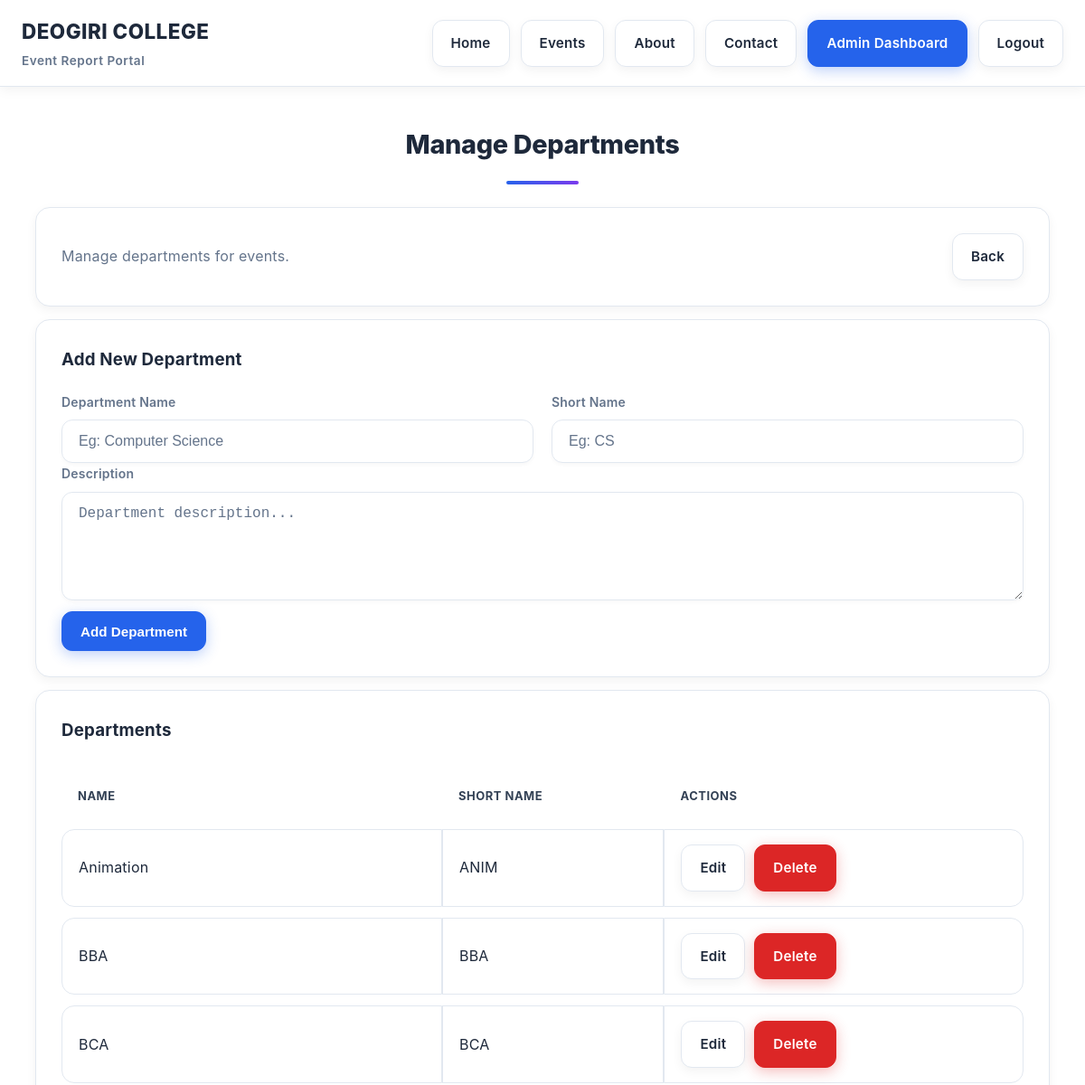
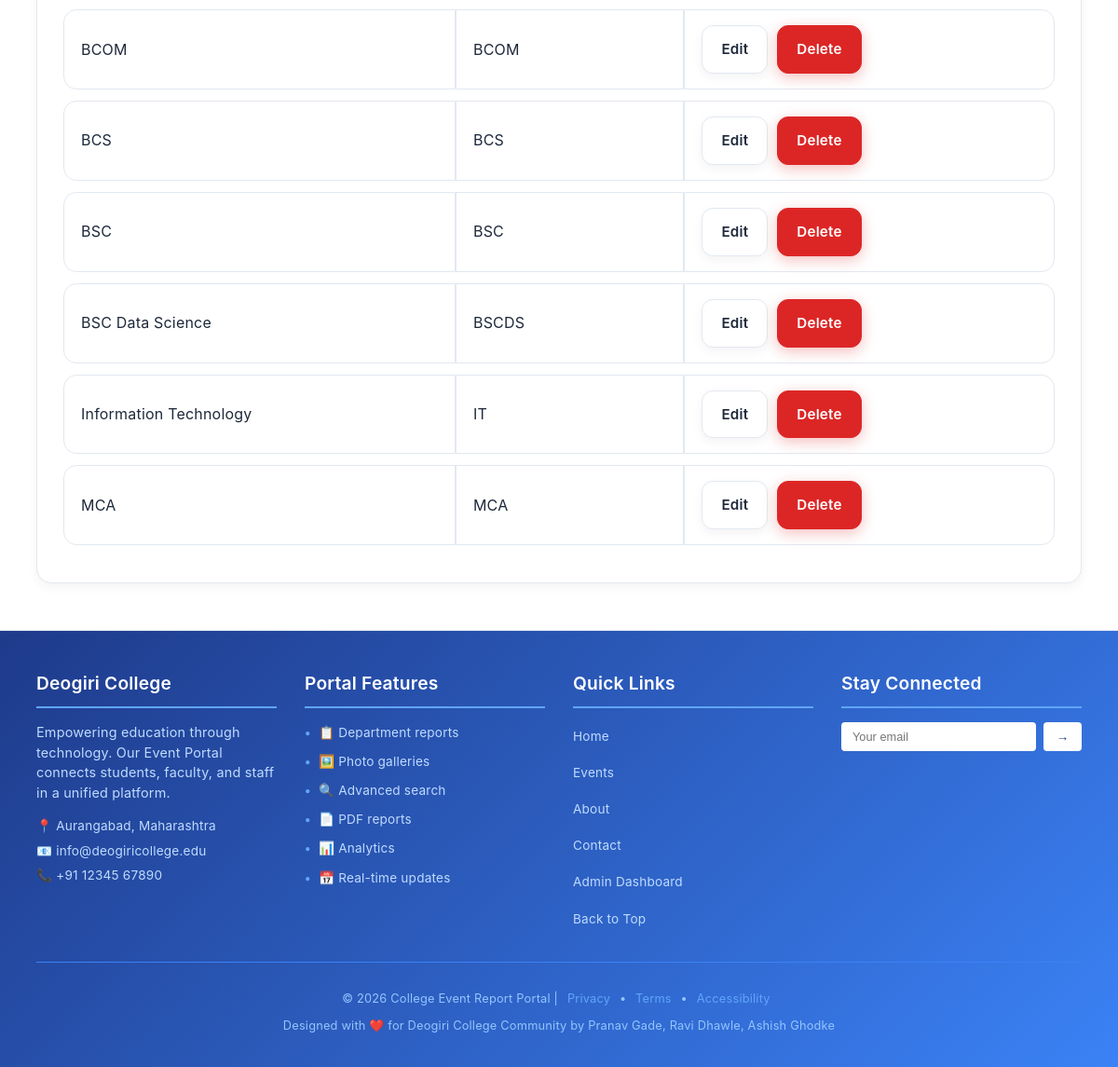
The page /admin/departments.php (signed in) on the database its author committed (2 pictures, top to bottom).
### tables this page shows
CREATE TABLE IF NOT EXISTS departments (
  id INT AUTO_INCREMENT PRIMARY KEY,
  name VARCHAR(100) NOT NULL UNIQUE,
  short_name VARCHAR(30) NULL,
  created_at TIMESTAMP DEFAULT CURRENT_TIMESTAMP
);

### includes/auth.php (called while the page is built, shortened)
<?php
require_once __DIR__ . '/db.php';
function is_admin_logged_in(): bool
{
    return isset($_SESSION['admin_id']);
}

### includes/db.php (called while the page is built, shortened)
<?php
function db(): PDO
{
    static $pdo = null;
    $dbCandidates = array_values(array_unique([
        DB_NAME,
        'event_portal',
        'event_report',
    ]));
    foreach ($dbCandidates as $dbName) {
        try {
            $dsn = 'mysql:host=' . DB_HOST . ';dbname=' . $dbName . ';charset=utf8mb4';
            $pdo = new PDO($dsn, DB_USER, DB_PASS, [
                PDO::ATTR_ERRMODE => PDO::ERRMODE_EXCEPTION,
                PDO::ATTR_DEFAULT_FETCH_MODE => PDO::FETCH_ASSOC,
                PDO::ATTR_EMULATE_PREPARES => false,
            ]);
            $hasEvents = $pdo->query("SHOW TABLES LIKE 'events'")->fetch();
            break;
        } catch (PDOException $e) {
            $lastError = $e;
            $pdo = null;
        }
    }
    try {
        $col = $pdo->query("SHOW COLUMNS FROM events LIKE 'featured'")->fetch();
    } catch (Throwable $e) {
    }
    try {
        $col = $pdo->query("SHOW COLUMNS FROM event_photos LIKE 'caption'")->fetch();
    } catch (Throwable $e) {
    }
    try {
        $pdo->exec(
            "CREATE TABLE IF NOT EXISTS attendance_photos (
              id INT AUTO_INCREMENT PRIMARY KEY,
              event_id INT NOT NULL,
              file_name VARCHAR(255) NOT NULL,
              file_path VARCHAR(500) NOT NULL,
              uploaded_at TIMESTAMP DEFAULT CURRENT_TIMESTAMP,
              CONSTRAINT fk_attendance_event FOREIGN KEY (event_id) REFERENCES events(id) ON DELETE CASCADE,
              UNIQUE KEY uq_attendance_event (event_id)
            )"
        );
    } catch (Throwable $e) {
    }
    return $pdo;
}
function h(?string $value): string
{
    return htmlspecialchars((string)$value, ENT_QUOTES, 'UTF-8');
}

### admin/departments.php (the view, shortened to what this page needs)
<?php
require_once __DIR__ . '/../includes/header.php';
$departments = db()->query('SELECT * FROM departments ORDER BY name ASC')->fetchAll();
?>
<h2 class="section-title">Manage Departments</h2>
<section class="card">
    <div style="display:flex;gap:10px;flex-wrap:wrap;align-items:center;justify-content:space-between">
        <div class="muted">Manage departments for events.</div>
        <div style="display:flex;gap:10px;flex-wrap:wrap">
            <a class="btn" href="<?php echo BASE_URL; ?>/admin/dashboard.php">Back</a>
        </div>
    </div>
</section>
<section class="card" style="margin-top:14px">
    <h3 style="margin-top:0">Add New Department</h3>
    <form method="post">
        <div class="grid">
            <div class="field" style="grid-column: span 6">
                <label>Department Name</label>
                <input class="input" name="name" placeholder="Eg: Computer Science" required />
            </div>
            <div class="field" style="grid-column: span 6">
                <label>Short Name</label>
                <input class="input" name="short_name" placeholder="Eg: CS" />
            </div>
        </div>
        <div class="field" style="grid-column:1/-1">
            <label>Description</label>
            <textarea name="description" class="input" placeholder="Department description..." style="min-height: 120px;"></textarea>
        </div>
        <div style="margin-top:12px">
            <button class="btn primary" type="submit" name="add_dept">Add Department</button>
        </div>
    </form>
</section>
<section class="card" style="margin-top:14px">
    <h3 style="margin-top:0">Departments</h3>
    <table class="table">
        <thead>
            <tr>
                <th>Name</th>
                <th>Short Name</th>
                <th>Actions</th>
            </tr>
        </thead>
        <tbody>
            <?php foreach ($departments as $dept): ?>
                <tr>
                    <td><?php echo h($dept['name']); ?></td>
                    <td><?php echo h($dept['short_name'] ?? ''); ?></td>
                    <td style="display:flex;gap:10px;flex-wrap:wrap">
                        <a class="btn" href="#edit_<?php echo (int)$dept['id']; ?>" onclick="document.getElementById('edit_form_<?php echo (int)$dept['id']; ?>').style.display='block';return false;">Edit</a>
                        <a class="btn danger" data-confirm="Delete this department?" href="?delete_id=<?php echo (int)$dept['id']; ?>">Delete</a>
                    </td>
                </tr>
            <?php endforeach; ?>
        </tbody>
    </table>
</section>
<?php require_once __DIR__ . '/../includes/footer.php'; ?>

### includes/header.php (shortened to what this page needs)
<?php
require_once __DIR__ . '/db.php';
require_once __DIR__ . '/auth.php';
?>
<!doctype html>
<html lang="en">
<head>
  <link rel="stylesheet" href="<?php echo BASE_URL; ?>/assets/style-light.css" />
</head>
<body>
  <header class="nav <?php echo (strpos($_SERVER['REQUEST_URI'] ?? '', '/admin/') !== false) ? 'admin-nav' : ''; ?>">
    <div class="container nav-inner">
      <div class="brand">
        DEOGIRI COLLEGE
        <small>Event Report Portal</small>
      </div>
      <nav class="nav-links">
        <a class="btn" href="<?php echo BASE_URL; ?>/index.php">Home</a>
        <a class="btn" href="<?php echo BASE_URL; ?>/events.php">Events</a>
        <a class="btn" href="<?php echo BASE_URL; ?>/about.php">About</a>
        <a class="btn" href="<?php echo BASE_URL; ?>/contact.php">Contact</a>
        <?php if (is_admin_logged_in()): ?>
          <a class="btn primary" href="<?php echo BASE_URL; ?>/admin/dashboard.php">Admin Dashboard</a>
          <a class="btn" href="<?php echo BASE_URL; ?>/admin/logout.php">Logout</a>
        <?php else: ?>
          <a class="btn primary" href="<?php echo BASE_URL; ?>/admin/login.php">Admin Login</a>
        <?php endif; ?>
      </nav>
    </div>
  </header>
  <main class="container">

### includes/footer.php (shortened to what this page needs)
  </main>
  <footer class="footer">
    <div class="container">
      <div class="footer-content">
        <div class="footer-section">
          <h3>Deogiri College</h3>
          <p>Empowering education through technology. Our Event Portal connects students, faculty, and staff in a unified platform.</p>
          <div class="contact-info">
            <p>📍 Aurangabad, Maharashtra</p>
            <p>📧 info@deogiricollege.edu</p>
            <p>📞 +91 12345 67890</p>
          </div>
        </div>
        <div class="footer-section">
          <h3>Portal Features</h3>
          <ul>
            <li>📋 Department reports</li>
            <li>🖼️ Photo galleries</li>
            <li>🔍 Advanced search</li>
            <li>📄 PDF reports</li>
            <li>📊 Analytics</li>
            <li>📅 Real-time updates</li>
          </ul>
        </div>
        <div class="footer-section">
          <h3>Quick Links</h3>
          <div class="links">
            <a href="<?php echo BASE_URL; ?>/index.php">Home</a>
            <a href="<?php echo BASE_URL; ?>/events.php">Events</a>
            <a href="<?php echo BASE_URL; ?>/about.php">About</a>
            <a href="<?php echo BASE_URL; ?>/contact.php">Contact</a>
            <?php if (is_admin_logged_in()): ?>
              <a href="<?php echo BASE_URL; ?>/admin/dashboard.php">Admin Dashboard</a>
            <?php else: ?>
              <a href="<?php echo BASE_URL; ?>/admin/login.php">Admin Login</a>
            <?php endif; ?>
            <a href="#" onclick="window.scrollTo({top: 0, behavior: 'smooth'}); return false;">Back to Top</a>
          </div>
        </div>
        <div class="footer-section">
          <h3>Stay Connected</h3>
          <div class="newsletter">
            <form>
              <input type="email" placeholder="Your email" />
              <button type="submit">→</button>
            </form>
          </div>
        </div>
      </div>
      <div class="footer-bottom">
        <p>&copy; <?php echo date('Y'); ?> <?php echo h(APP_NAME); ?> |
          <a href="#">Privacy</a> • <a href="#">Terms</a> • <a href="#">Accessibility</a>
        </p>
        <p>Designed with ❤️ for Deogiri College Community by Pranav Gade, Ravi Dhawle, Ashish Ghodke</p>
      </div>
    </div>
  </footer>
</body>
</html>

### includes/header.php (style rules this page uses)
body { background: #ffffff !important; color: #1e293b !important; }

### includes/footer.php (style rules this page uses)
.footer { background: linear-gradient(135deg, #1e3a8a 0%, #3b82f6 100%); color: white; padding: 40px 0 25px; margin-top: 50px; }
.footer-content { display: grid; grid-template-columns: repeat(auto-fit, minmax(220px, 1fr)); gap: 30px; margin-bottom: 30px; }
.footer-section h3 { font-size: 1.2rem; font-weight: 600; margin: 0 0 15px 0; padding-bottom: 8px; border-bottom: 2px solid #60a5fa; }
.footer-section p { color: #bfdbfe; font-size: 0.9rem; line-height: 1.5; margin: 0 0 15px 0; }
.contact-info p { margin: 6px 0; font-size: 0.85rem; }
.footer-section ul { list-style: none; padding: 0; margin: 0; }
.footer-section li { color: #bfdbfe; margin: 8px 0; font-size: 0.85rem; padding-left: 15px; position: relative; }
.footer-section li:before { content: "•"; color: #60a5fa; position: absolute; left: 0; font-weight: bold; }
.links { display: flex; flex-direction: column; gap: 8px; }
.links a { color: #bfdbfe; text-decoration: none; font-size: 0.85rem; transition: color 0.2s ease; padding: 4px 0; }
.newsletter form { display: flex; gap: 8px; }
.newsletter input { flex: 1; padding: 8px 12px; border: none; border-radius: 4px; font-size: 0.8rem; outline: none; }
.newsletter button { background: #ffffff; color: #1e3a8a; border: none; padding: 8px 14px; border-radius: 4px; cursor: pointer; font-weight: 600; transition: background 0.2s ease; }
.footer-bottom { border-top: 1px solid #3b82f6; padding-top: 20px; text-align: center; }
.footer-bottom p { color: #93c5fd; margin: 8px 0; font-size: 0.8rem; }
.footer-bottom a { color: #60a5fa; text-decoration: none; margin: 0 6px; transition: color 0.2s ease; }

### rows shown on the page
departments: name "Animation", short_name "ANIM"
departments: name "BBA", short_name "BBA"
departments: name "BCA", short_name "BCA"
departments: name "BCOM", short_name "BCOM"
departments: name "BCS", short_name "BCS"
departments: name "BSC", short_name "BSC"
departments: name "BSC Data Science", short_name "BSCDS"
departments: name "Information Technology", short_name "IT"
departments: name "MCA", short_name "MCA"

### other values the page prints
APP_NAME "College Event Report Portal"
